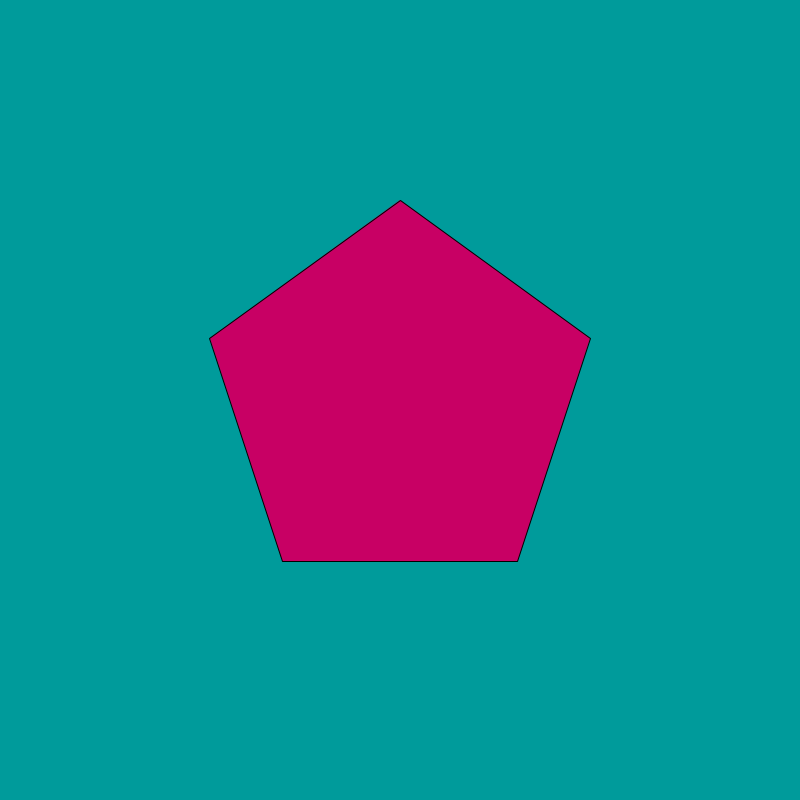
Frame 1 (no input)
Frame 60 (the mouse pressed at the canvas centre just before this capture): identical to frame 1, image omitted
Frame 120 (the mouse held since frame 60 and released just before this capture): identical to frame 1, image omitted

The Processing sketch that drew this single still picture (run headless with seeded random() and noise(); from frame 60 on, the mouse is pressed at the canvas centre):

// Processing sketch: warmUp
// ── warmUp.pde


float d;
float smallR;

void setup() {
  size(800,800);
}

void draw() {
  d = 200*(1 + mouseX);
  smallR = mouseY;
  
  background(0,155,155);
  beginShape();
  vertex(400+200*cos(3*PI/2),400+200*sin(3*PI/2));
  vertex(400+200*cos(2*PI/5+3*PI/2), 400+200*sin(2*PI/5+3*PI/2));
  vertex(400+200*cos(4*PI/5+3*PI/2), 400+200*sin(4*PI/5+3*PI/2));
  vertex(400+200*cos(6*PI/5+3*PI/2), 400+200*sin(6*PI/5+3*PI/2));
  vertex(400+200*cos(8*PI/5+3*PI/2), 400+200*sin(8*PI/5+3*PI/2));
  fill(200,0,100);
  endShape(CLOSE);
  
  for (int i = 0; i < 5; i++) {
    beginShape();
    
    endShape(CLOSE);
    
  }
}
